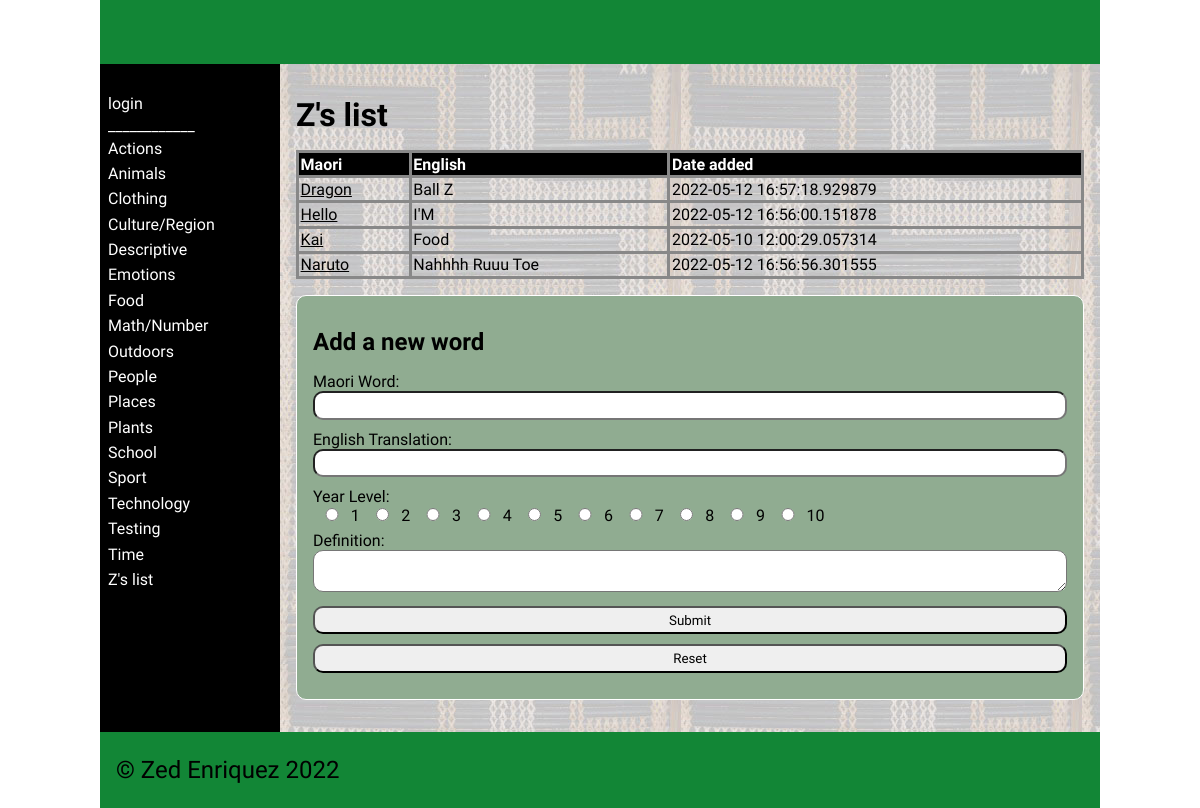
The page /category/17 on the database as committed earlier.
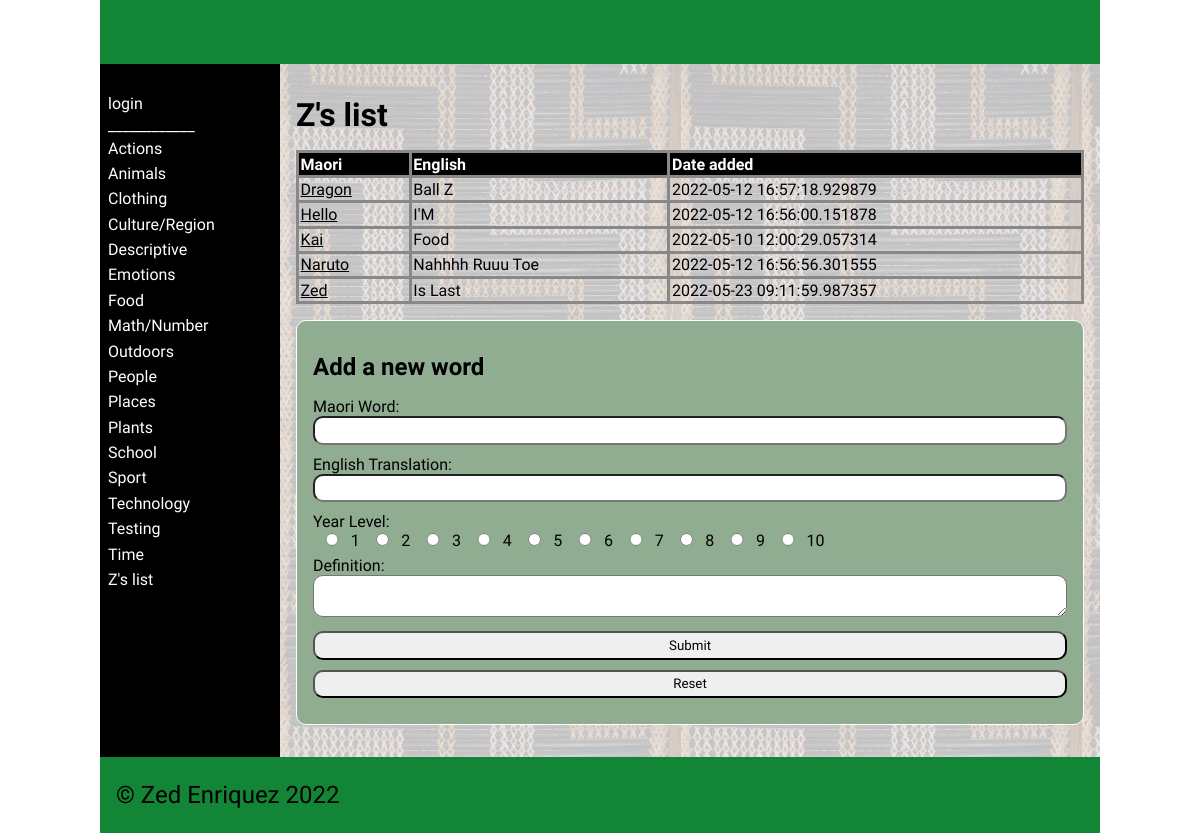
The same page on the database as committed later.
### tables this page shows
CREATE TABLE "categories"
(
	id integer
		constraint categories_pk
			primary key autoincrement,
	category_name varchar(30)
);

CREATE TABLE "dictionary"
(
    id         integer
        constraint dictionary_pk
            primary key autoincrement,
    Maori      varchar(30),
    English    varchar(30),
    cat_id     integer
        references categories
            on delete cascade,
    Definition varchar(80),
    Level      integer,
    Image      varchar(60),
    Date       datetime,
    User_id    integer
        constraint dictionary_users_id_fk
            references users
);

### app.py (the view, shortened to what this page needs)
@app.route('/category/<cat_id>', methods=["GET", "POST"])
def render_category_page(cat_id):
    return render_template('category.html', contents=dictionary_data(), categories_obtained=categories(),
                           cat_id=int(cat_id), logged_in=is_logged_in(),
                           teacher_perm=is_teacher())

### app.py (called while the page is built)
def create_connection(db_file):
    try:
        connection = sqlite3.connect(db_file)
        connection.execute('pragma foreign_keys=ON')
        return connection
    except Error as e:
        print(e)
    return None

def categories():
    query = "SELECT id, category_name FROM categories ORDER BY category_name ASC"
    con = create_connection(DATABASE)
    cur = con.cursor()
    cur.execute(query)
    category_list = cur.fetchall()
    con.close()
    return category_list

def dictionary_data():
    con = create_connection(DATABASE)
    query = "SELECT * FROM dictionary ORDER BY Maori ASC "
    cur = con.cursor()
    cur.execute(query,)
    contents = cur.fetchall()
    con.close()
    return contents

def is_logged_in():
    if session.get("email") is None:
        print("not logged in")
        return False
    else:
        print("logged in")
        return True

def is_teacher():
    if session.get("teacher") == 0:
        print("A teacher isn't logged in")
        return False
    else:
        print("A Teacher is logged in")
        return True

### templates/category.html (shortened to what this page needs)
{% extends "base.html" %}
{% block main %}
    {% for category in categories_obtained %}
        {% if category[0] == cat_id %}
            <table>
                <h1>{{ category[1] }}</h1>
                <tr>
                    <th>Maori</th>
                    <th>English</th>
                    <th>Date added</th>
                </tr>
                <tbody>
                    {% for content in contents %}
                        {% if content[3] == cat_id %}
                            <tr>
                                <td><a href="/word/{{ content[0] }}">{{ content[1] }}</a></td>
                                <td>{{ content[2] }}</td>
                                <td>{{ content[7] }}</td>
                            </tr>
                        {% endif %}
                    {% endfor %}
                </tbody>
            </table>
            {% if teacher_perm %}
                <form class="dataForm" method="POST">
                <h2>Add a new word </h2>
                    <div class = "form-group">
                        <div class="form-label">Maori Word:</div>
                        <div class="form-element"><input id="maori" name="maori" type="text" required
                        MAXLENGTH="30"></div>
                    </div>
                    <div class = "form-group">
                        <div class="form-label">English Translation:</div>
                        <div class="form-element"><input id="english" name="english" type="text" required
                        MAXLENGTH="30"></div>
                    </div>
                    <div class="form-element">
                        <div class="form-label">Year Level:</div>
                        {% for i in range(10) %}
                            <input value = "{{ i + 1 }}" name="level" type="radio" required><a>{{ i + 1 }} </a>
                        {% endfor %}
                    </div>
                    <div class = "form-group">
                        <div class="form-label">Definition:</div>
                        <div class="form-element"><textarea id="definition" name="definition" type="text" required></textarea></div>
                    </div>
                    <div class="button-group">
                        <input type="submit" value="Submit">
                        <input type="reset" value="Reset">
                    </div>
                </form>
            {% endif %}
        {% endif %}
    {% endfor %}
{% endblock %}

### templates/base.html (shortened to what this page needs)
<!doctype html>
<html lang="en">
<head>
	<link href="{{ url_for('static', filename='css/style.css') }}" rel="stylesheet">
</head>
<body>
	<div id="container">
		<header>
			<h1>{% block heading %}{% endblock %}</h1>
		</header>
		<nav>
			<ul>
				{% if logged_in %}
					<li><a href="/">ʕ•́ᴥ•̀ʔっ</a></li>
						{% if teacher_perm %}
						<li><a href="/add_category">Add a category</a></li>
						{% endif %}
                    <li><a href="/logout">Logout</a></li>
				{% else %}
                    <li><a href="/login">login</a></li>
                {% endif %}
			</ul>
			<a> ____________ </a>
			<ul>
				{% for category in categories_obtained %}
				<li><a href="/category/{{ category[0] }}">{{ category[1] }}</a></li>
				{% endfor %}}
			</ul>
		</nav>
		<main>
            {% block main%}{% endblock %}
        </main>
		<footer>
			<p>
				&copy; Zed Enriquez 2022
			</p>
		</footer>
	</div>
</body>
</html>

### static/css/style.css (style rules this page uses)
* { font-family: Comfortaa, sans-serif; margin: 0; padding: 0; box-sizing: border-box; }
#container { display: grid; grid-template-columns: 75px auto; grid-template-areas: 'nav header' 'main main' 'footer footer'; }
header { grid-area: header; background-color: #128636; padding: 1rem; }
nav { grid-area: nav; }
main { grid-area: main; padding: 1rem; background-color: #999; }
h1, h2, h3, h4 { padding: 1rem 0; font-family: Comfortaa, sans-serif; color: #000; }
p { padding: 0.5rem 0; }
a { color: #000; }
.dataForm { margin: 1rem 0; border: 1px solid #fff; padding: 1rem; background-color: #90ac91; border-radius: 10px; }
.dataForm input, textarea { width: 100%; border-radius: 10px; padding: 0.3rem; margin-bottom: 10px; }
.dataForm input[type='radio'] { width: 5%; }
table { width: 100%; border: 2px solid #666; border-collapse: collapse; }
th, td { border: 3px solid #888; padding: 0.1rem; text-align: left; }
th { background-color: #000; color: #fff; }
footer { grid-area: footer; padding: 1rem; background-color: #128636; }
footer p { color: #000; font-size: 1.5rem; }
@media only screen and (min-width: 768px) { #container { grid-template-columns: 180px auto; grid-template-areas: 'header header' 'nav main' 'footer footer'; } }
@media only screen and (min-width: 768px) { nav { background: linear-gradient(180deg, rgb(0 0 0) 0%, rgba(0, 0, 0, 1) 50%, rgb(0 0 0) 100%); padding: 0.5rem; } }
@media only screen and (min-width: 768px) { nav ul { list-style: none; } }
@media only screen and (min-width: 768px) { nav li { padding: 0.2rem 0; } }
@media only screen and (min-width: 768px) { nav a { color: #fff; text-decoration: none; } }
@media only screen and (min-width: 768px) { main { background-image: url('../images/poutama.jpg'); } }
@media only screen and (min-width: 1000px) { #container { width: 1000px; margin: auto; } }

Rows that differ between the two databases and show on the page:
added dictionary: Maori "Zed", English "Is Last", Date "2022-05-23 09:11:59.987357", shown under categories "Z's list"
